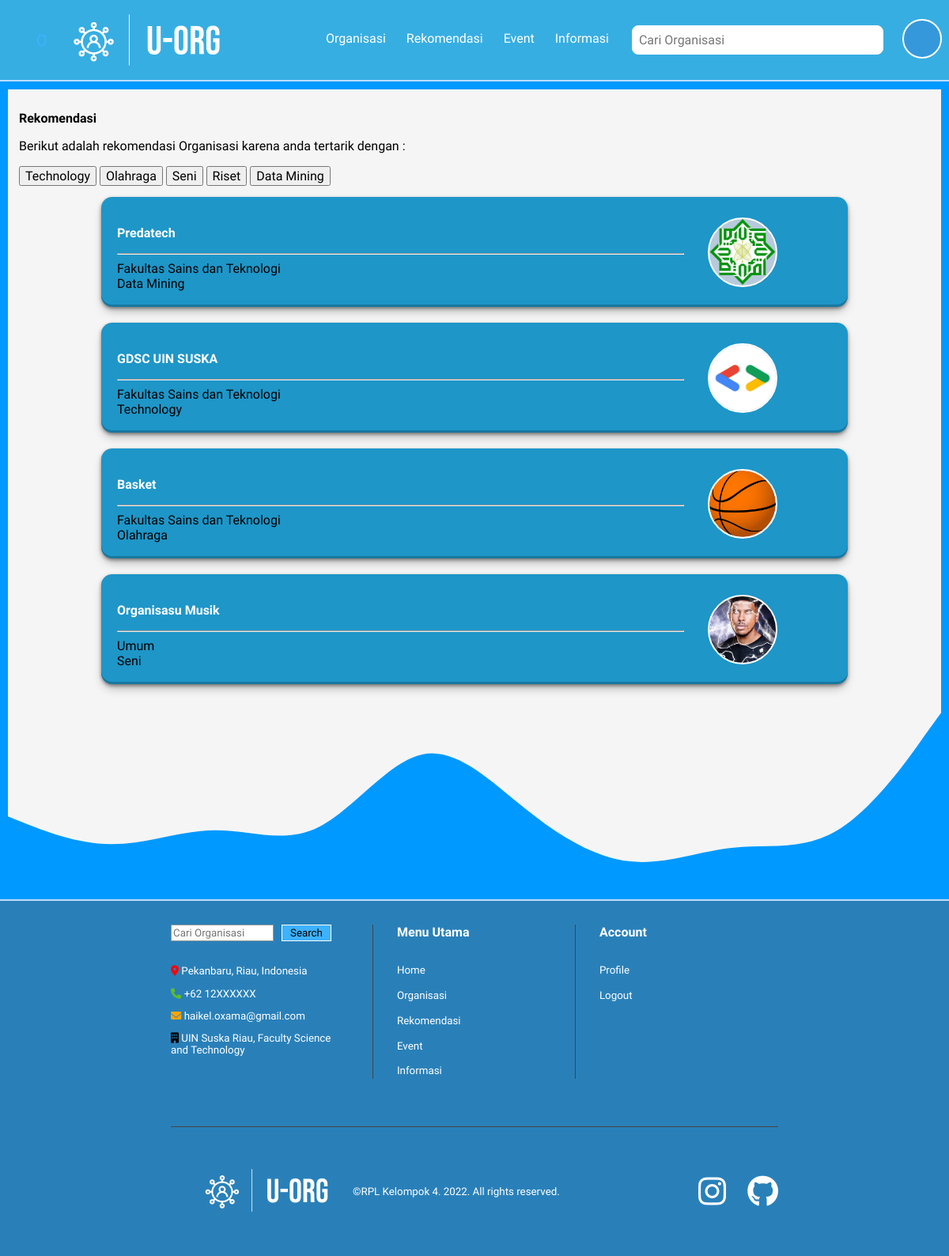
The page /rekomendasi/ (signed in) on the database its author committed.
### base/models.py (models this page shows, shortened)
class UserProfile(models.Model):
    user = models.OneToOneField(User, on_delete=models.CASCADE)
    bio = models.TextField(blank=True, null=True)
    interest = models.ManyToManyField(Topic, blank=True, related_name='interest')
    avatar = models.ImageField(upload_to = 'user/', blank=True, null=True)
    fakultas = models.ForeignKey(Fakultas, on_delete=models.CASCADE, null=True, blank=True)
    follow = models.ManyToManyField(Organisasi, blank=True, related_name='follow')

class Topic(models.Model):
    name = models.CharField(max_length=50)
    def __str__(self):
        return self.name

class Organisasi(models.Model):
    host = models.ForeignKey(User, on_delete=models.SET_NULL, null=True)
    topic = models.ForeignKey(Topic, on_delete=models.SET_NULL, null=True)
    fakultas = models.ForeignKey(Fakultas, on_delete=models.SET_NULL, null=True)
    name = models.CharField(max_length=50, unique=True)
    description = models.TextField(null=True, blank=True)
    updated = models.DateTimeField(auto_now= True)
    profile_picture = models.ImageField(null=True, blank=True, upload_to='avatar/')
    showcase1 = models.ImageField(null=True, blank=True, upload_to='showcase/')
    showcase2 = models.ImageField(null=True, blank=True, upload_to='showcase/')
    showcase3 = models.ImageField(null=True, blank=True, upload_to='showcase/')
    class Meta:
        ordering = ['-updated']

class Fakultas(models.Model):
    name = models.CharField(max_length=50)
    def __str__(self):
        return self.name

### base/views.py (the view)
# urls.py: path('rekomendasi/', views.rekomendasiList, name='rekomendasi'),
@login_required(login_url='login')
def rekomendasiList(request):
    if request.user.is_authenticated:
        profile = UserProfile.objects.get(user = request.user)
        interest = profile.interest.all()
        rekomendasi = Organisasi.objects.filter(topic__in = interest)
    context = {
        'rekomendasi' : rekomendasi,
        'profile': profile,
        'interest': interest,
    }
    return render(request, 'base/rekomendasi.html', context)

### base/templates/base/rekomendasi.html (shortened to what this page needs)
{% extends 'base.html' %}
{% load static %}
{% block content %}
<div class="rekomendasi-container">
    <div class="rekomendasi-header">
        <div class="rekomendasi-header-info">
            <h2>Rekomendasi</h2>
            <p>Berikut adalah rekomendasi Organisasi karena anda tertarik dengan : </p>
            <div class="rekomendasi-btn">
                {% for topic in interest %}
                <button>{{topic.name}}</button>
                {% endfor %}
            </div>
        </div>
    </div>
    <div class="rekomendasi-list">
        {% for org in rekomendasi %}
        <a href="{% url 'detail' org.name %}">
        <div class="org-card">
            <div class="org-card-profile">
                <h3>{{org.name}}</h3>
                <hr>
                {% if org.fakultas %}
                <small>Fakultas {{org.fakultas}}</small>
                {% else %}
                <small>Umum</small>
                {% endif %}
                <br>
                <small>{{org.topic}}</small>
            </div>
            <div class="org-image">
                {% if org.profile_picture %}
                <img src="{{org.profile_picture.url}}" alt="" srcset="">
                {% else %}
                <img src="https://encrypted-tbn0.gstatic.com/images?q=tbn:ANd9GcQp9XXU7SVb7ZkED-wSC9xKUgvs7qD8ypvLxpjllkTcd_pv_ne1jpQrbvCme2MEXMMIMBM&usqp=CAU" alt="">
                {% endif %}
            </div>
        </div>
        </a>
        {% endfor %}
    </div>
</div>
{% endblock content %}

### templates/base.html (shortened to what this page needs)
{% load static %}
{% load l10n %}
<!DOCTYPE html>
<html lang="en">
  <head>
    <link rel="stylesheet" href="https://cdnjs.cloudflare.com/ajax/libs/font-awesome/6.1.1/css/all.min.css" />
    <link rel="stylesheet" href="{% static 'css/style.css' %}" />
    <link rel="stylesheet" href="{% static 'css/styleX.css' %}" />
  </head>
  <body>
    {% include 'nav.html' %}
    <main>
      <div class="container">
        {% block content %}
        {% endblock content %}
      </div>
    </main>
    <footer id="footer-3-cols" class="site-footer">
      <div id="footer-container">
          <div id="footer-grid">
              <div id="left-footer-section" class="footer-section">
                      <div id="footer-search">
                          <form action="{% url 'organisasi' %}?q={{q}}" method="get">
                              <input type="search" name="q" placeholder="Cari Organisasi"><button type="submit">Search</button>
                          </form>
                      </div>
                  <div class="footer-information">
                      <div class="footer-information">
                      <p><i class="fa-solid fa-location-dot" style="color: red;"></i> Pekanbaru, Riau, Indonesia</p>
                      <p><i class="fa-solid fa-phone" style="color: #5cbf2a;"></i> +62 12XXXXXX</p>
                      <p><i class="fa-solid fa-envelope" style="color: orange;"></i> haikel.oxama@gmail.com</p>
                      <p><i class="fa-solid fa-building" style="color: black;"></i> UIN Suska Riau, Faculty Science and Technology</p>
                  </div>
                  </div>
              </div>
              <div id="second-footer-section" class="footer-section">
                  <div class="footer-links">
                      <h3>Menu Utama</h3>
                      <ul>
                          <li role="menuitem"><a href="{% url 'home' %}">Home</a></li>
                          <li role="menuitem"><a href="{% url 'organisasi' %}">Organisasi</a></li>
                          <li role="menuitem"><a href="{% url 'rekomendasi' %}">Rekomendasi</a></li>
                          <li role="menuitem"><a href="{% url 'eventList' %}">Event</a></li>
                          <li role="menuitem"><a href="#">Informasi</a></li>
                  </div>
              </div>
              <div id="right-footer-section" class="footer-section">
                  <div class="footer-links">
                      <h3>Account</h3>
                      <ul>
                        {% if request.user.is_authenticated %}
                        <li role="menuitem"><a href="{% url 'profile' request.user %}">Profile</a></li>
                        <li role="menuitem"><a href="{% url 'logout' %}">Logout</a></li>
                        {% else %}
                        <li role="menuitem"><a href="{% url 'login' %}">Login</a></li>
                        {% endif %}
                      </ul>
                  </div>
              </div>
          </div>
          <div id="copyright-information">
              <div id="footer-logo-section">
                  <div id="footer-logo">
                      <img src="{% static 'images/logos.png' %}" alt="">
                  </div></div>
              <div id="copyright-text">
              &copy;RPL Kelompok 4. 2022. All rights reserved.
              </div>
              <div id="social-buttons">
                <a href=""><i class="fa-brands fa-instagram fa-2x"></a></i><a href="https://github.com/HaikelOksama" target="blank"><i class="fa-brands fa-github"></i></a>
              </div>
          </div>
      </div>
  </footer>
  </body>
</html>

### templates/nav.html (shortened to what this page needs)
{% load static %}
<nav>
    <ul class="menu">
      <li class="logos" style="background-image: url({% static 'images/logos.png' %})"><a href="{% url 'home' %}">O</a></li>
      <li class="item"><a href="{% url 'organisasi' %}">Organisasi</a></li>
      <li class="item"><a href="{% url 'rekomendasi' %}">Rekomendasi</a></li>
      <li class="item"><a href="{% url 'eventList' %}">Event</a></li>
      <li class="item"><a href="#">Informasi</a>
      <li class="item ">
          <form class="item" action="{% url 'organisasi' %}?q={{q}}" method="get">
            <input type="text" name="q" placeholder="Cari Organisasi" />
          </form>
      </li>
      {% if request.user.is_authenticated %}
      <li class="item dropdown">
        <button onclick="myFunction()" class="dropbtn" style="background-image : url({% if request.user.userprofile.avatar %}{{request.user.userprofile.avatar.url}}{% else %}https://encrypted-tbn0.gstatic.com/images?q=tbn:ANd9GcQW6wRWOjhYe9HP1hvqWiY_x4tDvhbtNcvKUw&usqp=CAU{% endif %});"></button>
      </li>
      {% else %}
      <li class="item login-btn">
        <a class="login-nav" href="{% url 'login' %}">Login</a>
      </li>
      {% endif %}
    </ul>
</nav>

### static/css/style.css (style rules this page uses)
:root { --color-main: #37AEE2; --color-secondary: #F3E9DD; --color-third: #FDF6EC; --color-light: #B7CADB; }
body { margin: 0 auto; background-color: var(--color-main); overflow-x: hidden; }
* { font-family: 'Quicksand', sans-serif; text-rendering: optimizeLegibility; font-size: inherit; }
div { box-sizing: border-box; }
a, a:visited, a:hover, a:active { color: inherit; text-decoration: none; }
nav { border-bottom: 2px solid rgb(190, 221, 251); }
main { display: flex; justify-content: space-around; align-items: center; background-color: var(--color-third); }
.container { background-color: #0099ff; width: 100%; display: flex; padding-left: 10px; padding-right: 10px; flex-direction: column; align-items: center; min-height: 800px; }
.org-card { display: flex; justify-content: space-between; align-items: center; border-radius: 14px; background-color: #1E96C8; width: 100%; margin-bottom: 10px; box-shadow: rgba(0, 0, 0, 0.4) 0px 2px 4px, rgba(0, 0, 0, 0.3) 0px 7px 13px -3px, rgba(0, 0, 0, 0.2) 0px -3px 0px inset; }
.org-card-profile { padding: 20px; width: 90%; }
.org-card-profile h3 { color: white; }
.org-image { display: flex; align-items: center; width: 20%; margin: 10px; }
.org-image img { border-radius: 50%; width: 7vw; height: 7vw; object-fit: cover; border: 2px solid white; background-color: #B7CADB; }
.rekomendasi-container { display: flex; flex-direction: column; margin-top: 10px; background-color: whitesmoke; width: 100%; height: auto; }
.rekomendasi-header { display: flex; flex-direction: row; justify-content: space-between; flex-wrap: wrap; }
.rekomendasi-header-info { flex-grow: 2; padding: 14px; }
.rekomendasi-list { display: flex; flex-direction: column; width: 80%; gap: 10px; align-self: center; align-items: center; background-repeat: no-repeat; background-size:cover; }
.rekomendasi-list a { width: 100%; }

### rows shown on the page
Topic: name "Technology"
Topic: name "Olahraga"
Topic: name "Seni"
Topic: name "Riset"
Topic: name "Data Mining"
Organisasi: name "Predatech", fakultas "Sains dan Teknologi", topic "Data Mining", profile_picture (picture)
Organisasi: name "GDSC UIN SUSKA", fakultas "Sains dan Teknologi", topic "Technology", profile_picture (picture)
Organisasi: name "Basket", fakultas "Sains dan Teknologi", topic "Olahraga", profile_picture (picture)
Organisasi: name "Organisasu Musik", shows "Umum", topic "Seni", profile_picture (picture)
